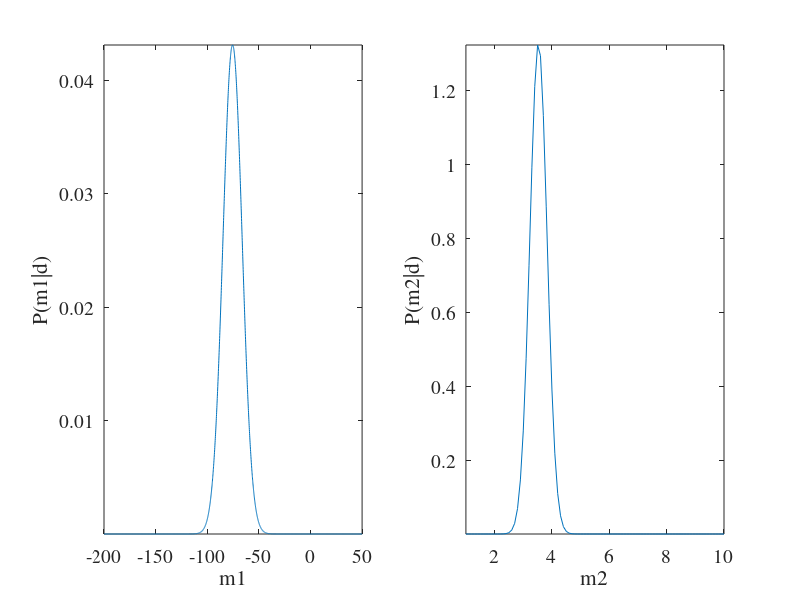

Source code (MATLAB):
function hw2_2
set(0,'defaulttextfontname','times','defaulttextfontsize',14);
set(0,'defaultaxesfontname','times','defaultaxesfontsize',14);

% load data
load ge118_hw2.mat
sigma = 50;   % data error
%%%%%%%%%%%%%%%%%%%%%%%%%%%%%%
% least squares
disp('*** start least squares ***');
[m1_ls,m2_ls,mcov] = least_square(x,y,sigma);

disp('model covariance matrix:');
disp(mcov);
%[V,D] = eig(mcov)  

disp('standard deviation of m1 and m2:');
disp(sqrt(diag(mcov)));

%%%%%%%%%%%%%%%%%%%%%%%%%%%%%%
% grid search
disp('*** start monte carlo ***');
m1 = -200:0.1:50;
m2 = 1:0.1:10;
% narrow the searching range
% so dm can be small enough to show the marginal pdf
%m1 = (m1_ls - 0.2):0.0005:(m1_ls + 0.2);   
%m2 = (m2_ls - 0.01):0.0001:(m2_ls + 0.01);
dm1 = m1(2) - m1(1);
dm2 = m2(2) - m2(1);

% L2 norm
[m1_l2,m2_l2,err_l2,err_all_l2] = grid_search(x,y,m1,m2,2);

% joint pdf
p_m1m2 = exp( -(err_all_l2-min(err_all_l2(:)))/(2*sigma^2) );
p_m1m2 = p_m1m2/(sum(p_m1m2(:))*dm1*dm2);

% marginal
p_m1 = dm2 * sum(p_m1m2,2);
p_m2 = dm1 * sum(p_m1m2,1);

m1 = m1(:);
m2 = m2(:);
p_m1 = p_m1(:);
p_m2 = p_m2(:);

figure;
subplot(121);
plot(m1,p_m1);
xlabel('m1'); ylabel('P(m1|d)');axis tight;
subplot(122)
plot(m2,p_m2);
xlabel('m2'); ylabel('P(m2|d)');axis tight;

% \sigma m1 m2
sigma_m1 = sqrt( dm1 * sum(p_m1 .* m1.^2) - (dm1 * sum(p_m1 .* m1)).^2 );
sigma_m2 = sqrt( dm2 * sum(p_m2 .* m2.^2) - (dm2 * sum(p_m2 .* m2)).^2 );
disp('standard deviation of m1 and m2:');
disp([sigma_m1 sigma_m2]);

end

% LEAST SQUARE SOLUTION
function [m1, m2, mcov] = least_square(xdata,ydata,sigma)
G = [ones(length(xdata),1) xdata(:)];
tmp = (G'*G)^(-1) * G' * ydata;
m1 = tmp(1);
m2 = tmp(2);
mcov = inv(G'*G/sigma^2);
end

% GRID SEARCH
function [m1_best,m2_best,err_best,err] = grid_search(xdata,ydata,m1,m2,flag)
% error over the model space
err = zeros(length(m1),length(m2));
for i = 1:length(m1)
    for j = 1:length(m2)
        err(i,j) = misfit(xdata,ydata,m1(i),m2(j),flag);
    end
end

% find the optimum solution
[err_best,id] = min(err(:));
[I,J] = ind2sub(size(err),id);
m1_best = m1(I);
m2_best = m2(J);
end

% CALCULATE THE MISFIT
function err = misfit(xdata,ydata,m1,m2,flag)
ypred = m1 + m2 * xdata;
if flag == 1       % L1 norm
    err = sum(abs(ypred-ydata));
elseif flag == 2   % L2 norm
    err = sum((ypred-ydata).^2);
end
end